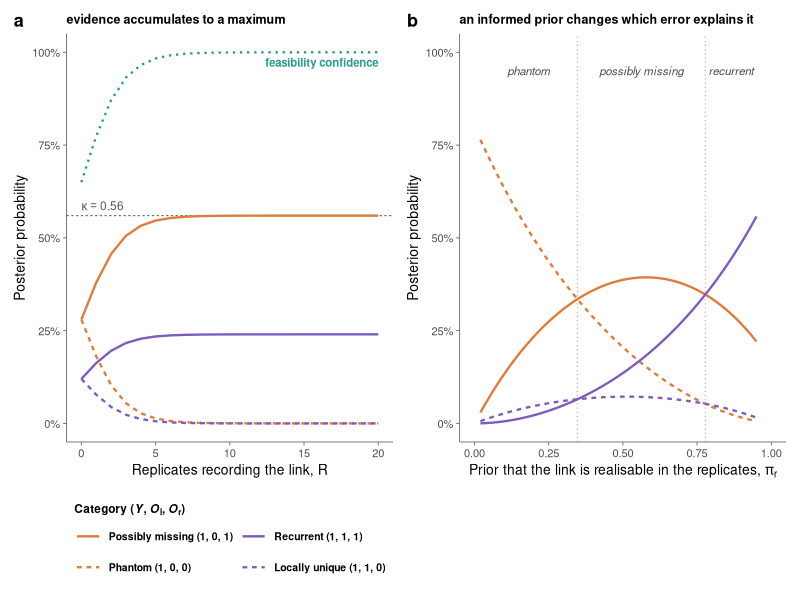
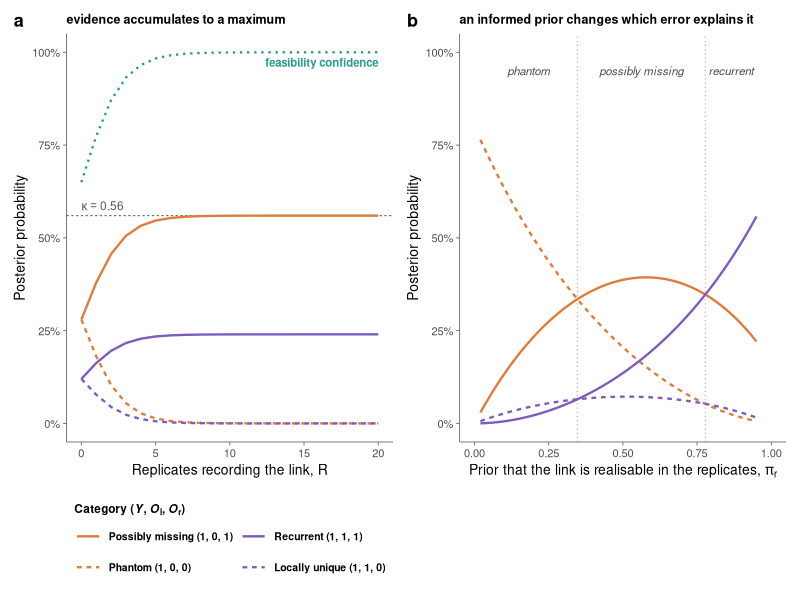

The R source for these figures, in order:
## ---------------------------------------------------------------------------
## Main-text figure (fig:main_accumulation): what replicate evidence buys,
## and what it cannot.
## (a) Confidence accumulates with consistent detections but stops at kappa,
##     while the aggregate feasibility confidence phi is not bounded by it.
## (b) kappa = (1 - eps_Y)(1 - eps_l) is a property of the model and the local
##     method alone; the rule in (a) is one point on these curves.
## Symmetric rates throughout, matching the likelihood printed in the section.
## ---------------------------------------------------------------------------

library(ggplot2)
library(patchwork)

## Figures are written to Bayesian_framework/bayesian_figures. Resolved here so
## the script works whether it is run from the project root or from inside
## Bayesian_framework/, and the folder is created if it is missing.
fig_dir <- if (dir.exists("Bayesian_framework"))
             file.path("Bayesian_framework", "bayesian_figures") else "bayesian_figures"
dir.create(fig_dir, recursive = TRUE, showWarnings = FALSE)

eY <- 0.20; eL <- 0.30            # model and local error rates
p1 <- 0.105; p0 <- 0.05           # per-replicate recording probability
Rs <- 0:20

## eight categories as (z_Y, z_l, z_r); evidence is Y = 1, O_l = 0
sig <- rbind(c(1,1,1), c(1,1,0), c(1,0,1), c(1,0,0),
             c(0,1,1), c(0,1,0), c(0,0,1), c(0,0,0))
rownames(sig) <- c("recurrent","locally unique","possibly missing","phantom",
                   "model-elusive","weakly-supported","locally absent",
                   "possibly forbidden")

## model and local factors for the evidence Y = 1, O_l = 0 (symmetric local axis)
w <- ifelse(sig[,1] == 1, 1 - eY, eY) * ifelse(sig[,2] == 0, 1 - eL, eL)

post <- function(R) {                       # detected in every replicate
  if (R == 0) return(w / sum(w))            # no replicate term at all
  ## z_r = 1 means the link is realisable in the replicates, so the count is
  ## plainly binomial and no conditioning is applied (Eqs. erep, cumulative)
  pr <- ifelse(sig[,3] == 1, p1^R, p0^R)
  L  <- w * pr
  L / sum(L)
}

P   <- t(sapply(Rs, post)); colnames(P) <- rownames(sig)
kap <- (1 - eY) * (1 - eL)                  # 0.56

## two pairs of categories, each pair differing only in the replicate bit
lev <- c("Possibly missing","Phantom","Recurrent","Locally unique")
key <- c("Possibly missing (1, 0, 1)", "Phantom (1, 0, 0)",
         "Recurrent (1, 1, 1)",        "Locally unique (1, 1, 0)")
dat_a <- rbind(
  data.frame(R = Rs, y = P[,"possibly missing"],   k = lev[1]),
  data.frame(R = Rs, y = P[,"phantom"],            k = lev[2]),
  data.frame(R = Rs, y = P[,"recurrent"],          k = lev[3]),
  data.frame(R = Rs, y = P[,"locally unique"],     k = lev[4]))
dat_a$k <- factor(dat_a$k, levels = lev)
cols <- setNames(c("#E07B39","#E07B39","#7C5CBF","#7C5CBF"), lev)
ltys <- setNames(c("solid","22","solid","22"), lev)

phi <- data.frame(R = Rs, y = 1 - P[,"phantom"] - P[,"possibly forbidden"])

pct <- function(x) paste0(round(100 * x), "%")

pa <- ggplot(dat_a, aes(R, y, colour = k, linetype = k)) +
  geom_hline(yintercept = kap, linetype = "22", colour = "grey45",
             linewidth = 0.4) +
  annotate("text", x = 0, y = kap, label = "kappa == 0.56", parse = TRUE,
           hjust = 0, vjust = -0.6, size = 3, colour = "grey35",
           fontface = "bold") +
  geom_line(data = phi, aes(R, y), inherit.aes = FALSE, colour = "#2A9D8F",
            linewidth = 0.8, linetype = "12") +
  annotate("text", x = 20, y = 1, label = "feasibility confidence", hjust = 1,
           vjust = 1.6, size = 2.9, colour = "#2A9D8F", fontface = "bold") +
  geom_line(linewidth = 0.8) +
  scale_colour_manual(values = cols, labels = key,
                      name = expression(bold("Category ") *
                        bold("(") * bolditalic(Y) * bold(", ") *
                        bolditalic(O)[bold(l)] * bold(", ") *
                        bolditalic(O)[bold(r)] * bold(")"))) +
  scale_linetype_manual(values = ltys, labels = key,
                        name = expression(bold("Category ") *
                          bold("(") * bolditalic(Y) * bold(", ") *
                          bolditalic(O)[bold(l)] * bold(", ") *
                          bolditalic(O)[bold(r)] * bold(")"))) +
  scale_y_continuous(limits = c(0, 1), labels = pct) +
  scale_x_continuous(breaks = seq(0, 20, 5)) +
  labs(title = "evidence accumulates to a maximum",
       x = "Replicates recording the link, R", y = "Posterior probability") +
  guides(colour = guide_legend(nrow = 2, title.position = "top"),
         linetype = guide_legend(nrow = 2, title.position = "top"))

## ---- (b) the ceiling itself -------------------------------------------------
## ---- (b) what an informative prior does to the same evidence ---------------
## Binary replicate evidence (O_r = 1 after R = 5 replicates), as in the
## framework as first presented; both priors rise with the pair's degree, the
## local one held just below the regional one.
Rb   <- 5
eP_b <- (1 - p1)^Rb              # eps_r^+(R), a realisable link recorded in none
eM_b <- 1 - (1 - p0)^Rb          # eps_r^-(R), an unrealisable one recorded in some
kfrac <- 0.9                     # pi_l = kfrac * pi_r

post_pi <- function(pr) {
  pl  <- kfrac * pr
  pri <- sapply(1:8, function(i)
    prod(c(0.5, pl, pr)^sig[i, ] * (1 - c(0.5, pl, pr))^(1 - sig[i, ])))
  L <- w * ifelse(sig[, 3] == 1, 1 - eP_b, eM_b) * pri
  L / sum(L)
}

prs <- seq(0.02, 0.95, length.out = 400)
Pb  <- sapply(prs, post_pi)
rownames(Pb) <- rownames(sig)
dat_b <- rbind(
  data.frame(pr = prs, y = Pb["possibly missing", ], k = lev[1]),
  data.frame(pr = prs, y = Pb["phantom", ],         k = lev[2]),
  data.frame(pr = prs, y = Pb["recurrent", ],       k = lev[3]),
  data.frame(pr = prs, y = Pb["locally unique", ],  k = lev[4]))
dat_b$k <- factor(dat_b$k, levels = lev)

## where the leading category changes
ld  <- rownames(sig)[apply(Pb[1:4, ], 2, which.max)]
brk <- prs[which(diff(as.integer(factor(ld))) != 0)]
seg <- c(min(prs), brk, max(prs))
labs_b <- data.frame(x = (head(seg, -1) + tail(seg, -1)) / 2, y = 0.95,
                     lab = ld[sapply((head(seg, -1) + tail(seg, -1)) / 2,
                                     function(v) which.min(abs(prs - v)))])

pb <- ggplot(dat_b, aes(pr, y, colour = k, linetype = k)) +
  geom_vline(xintercept = brk, linetype = "dotted", colour = "grey60",
             linewidth = 0.35) +
  geom_line(linewidth = 0.8) +
  geom_text(data = labs_b, aes(x, y, label = lab), inherit.aes = FALSE,
            size = 2.9, colour = "grey30", fontface = "italic") +
  scale_colour_manual(values = cols, guide = "none") +
  scale_linetype_manual(values = ltys, guide = "none") +
  scale_y_continuous(limits = c(0, 1), labels = pct) +
  scale_x_continuous(limits = c(0, 1), breaks = seq(0, 1, 0.25)) +
  labs(title = "an informed prior changes which error explains it",
       x = expression("Prior that the link is realisable in the replicates, " * pi[r]),
       y = "Posterior probability")

base <- theme_classic(base_size = 10) +
  theme(legend.position = "bottom", legend.key.width = unit(20, "pt"),
        legend.text = element_text(face = "bold", size = 7.5),
        legend.title = element_text(size = 8.5),
        plot.title = element_text(size = 9, hjust = 0, face = "bold"),
        ## panel letter: a bare "a" / "b", set larger than the title. Carried by
        ## patchwork's tag rather than the title string, so the letter and the
        ## title can be sized independently.
        plot.tag = element_text(size = 13, face = "bold", hjust = 0, vjust = 1),
        plot.tag.position = c(0, 1),
        axis.line = element_line(colour = "grey40", linewidth = 0.3),
        axis.ticks = element_line(colour = "grey40", linewidth = 0.3))

fig <- ((pa + pb) & base) + plot_annotation(tag_levels = "a")
ggsave(file.path(fig_dir, "main_accumulation.pdf"), fig, width = 9.0, height = 3.8)
ggsave(file.path(fig_dir, "main_accumulation.png"), fig, width = 9.0, height = 3.8, dpi = 300)

cat(sprintf("kappa = %.3f\n", kap))
print(round(100 * data.frame(R = Rs, pm = P[,"possibly missing"],
      ph = P[,"phantom"], phi = 1 - P[,"phantom"] - P[,"possibly forbidden"])[c(1,2,4,6,11,21),-1], 1))
